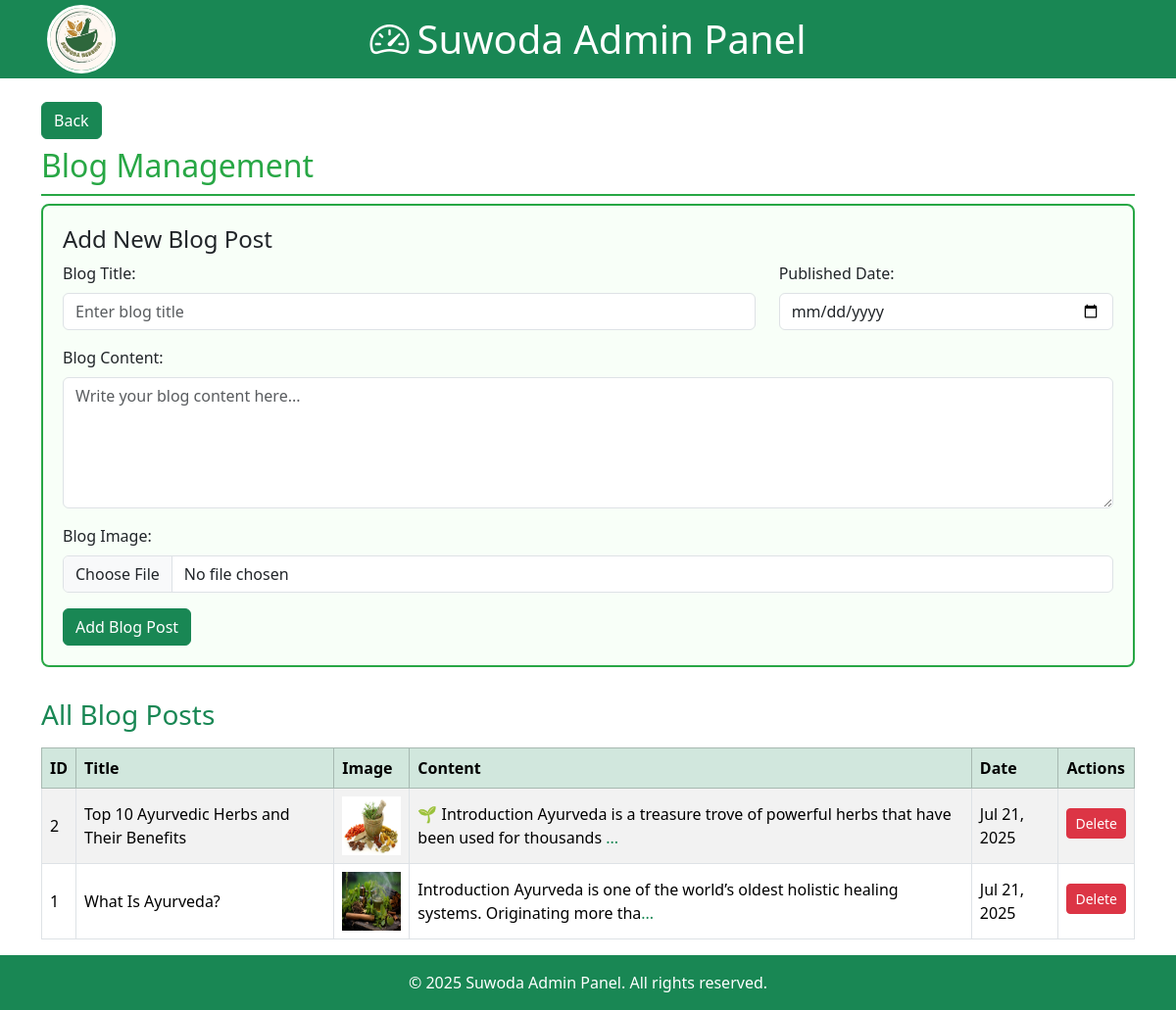
The page /admin/blog_manage.php on the database its author committed.
### tables this page shows
CREATE TABLE `blog` (
  `blog_id` int(11) NOT NULL,
  `title` varchar(255) NOT NULL,
  `image` varchar(255) DEFAULT NULL,
  `content` text NOT NULL,
  `published_date` datetime DEFAULT current_timestamp()
);

### admin/blog_manage.php (the view, shortened to what this page needs)
<?php
include '../includes/dbconnect.php';
$blogs = $conn->query("SELECT * FROM blog ORDER BY published_date DESC");
?>
<!DOCTYPE html>
<html>
<head>
    <link rel="stylesheet" href="https://cdn.jsdelivr.net/npm/bootstrap@5.3.7/dist/css/bootstrap.min.css">
</head>
<body>
    <?php include './admin_header.php'; ?>
<div class="container">
    <div class="main-container">
        <a href="dashbord.php" class="btn btn-success mb-2">Back</a>
        <h2 class="blog-title">Blog Management</h2>
        <div class="add-form">
            <h4>Add New Blog Post</h4>
            <form method="post" enctype="multipart/form-data">
                <div class="row">
                    <div class="col-md-8 mb-3">
                        <label class="form-label">Blog Title:</label>
                        <input type="text" name="title" class="form-control" placeholder="Enter blog title" required>
                    </div>
                    <div class="col-md-4 mb-3">
                        <label class="form-label">Published Date:</label>
                        <input type="date" name="date" class="form-control" required>
                    </div>
                </div>
                <div class="mb-3">
                    <label class="form-label">Blog Content:</label>
                    <textarea name="content" class="form-control" rows="5" placeholder="Write your blog content here..." required></textarea>
                </div>
                <div class="mb-3">
                    <label class="form-label">Blog Image:</label>
                    <input type="file" name="image" class="form-control" accept="image/*">
                </div>
                <button type="submit" name="add_blog" class="btn btn-success">Add Blog Post</button>
            </form>
        </div>
        <h3 class="mb-3 text-success">All Blog Posts</h3>
        <div class="table-responsive">
            <table class="table table-striped table-bordered align-middle">
                <thead class="table-success">
                    <tr>
                        <th>ID</th>
                        <th>Title</th>
                        <th>Image</th>
                        <th>Content</th>
                        <th>Date</th>
                        <th>Actions</th>
                    </tr>
                </thead>
                <tbody>
                    <?php if($blogs->num_rows > 0): ?>
                        <?php while($blog = $blogs->fetch_assoc()): ?>
                        <tr>
                            <td><?php echo $blog['blog_id']; ?></td>
                            <td><?php echo htmlspecialchars($blog['title']); ?>
                            <td>
                                <?php if(!empty($blog['image'])): ?>
                                    <?php
                                    $image_src = '';
                                    if(strpos($blog['image'], '../assets/images/uploads') === 0) {
                                        $image_src = $blog['image'];
                                    } else {
                                        $image_src = '../uploads/blogs/' . $blog['image'];
                                    }
                                    ?>
                                    <img src="<?php echo $image_src; ?>"
                                        class="blog-image"
                                         alt="Blog Image"
                                         onerror="this.style.display='none'; this.nextElementSibling.style.display='flex';">
                                <?php else: ?>
                                    <div class="no-image">No Image</div>
                                <?php endif; ?>
                            </td>
                            <td>
                                <?php
                                $short_content = substr($blog['content'], 0, 100);
                                echo $short_content;
                                if(strlen($blog['content']) > 100) echo "<span class='text-success'>...</span>";
                                ?>
                            </td>
                            <td><span><?php echo date('M d, Y', strtotime($blog['published_date'])); ?></span></td>
                            <td>
                                <a href="?delete=<?php echo $blog['blog_id']; ?>"
                                   class="btn btn-sm btn-danger mb-1"
                                   onclick="return confirm('Are you sure you want to delete this blog?')">
                                   Delete
                                </a>
                            </td>
                        </tr>
                        <?php endwhile; ?>
                    <?php else: ?>
                        <tr>
                            <td colspan="6" class="text-center text-muted">No blog posts found</td>
                        </tr>
                    <?php endif; ?>
                </tbody>
            </table>
        </div>
    </div>
</div>
    <?php include './admin_footer.php'; ?>
</body>
</html>

### admin/blog_manage.php (style rules this page uses)
.blog-title { color: #28a745; border-bottom: 2px solid #28a745; padding-bottom: 10px; }
.add-form { border: 2px solid #28a745; padding: 1.25rem; margin-bottom: 2rem; border-radius: .5rem; background: #f8fff8; }
.blog-image { width: 60px; height: 60px; }
.table-success { background-color: #e9fbe7; }
.text-success { color: #28a745 !important; }

### rows shown on the page
blog: blog_id "2", title "Top 10 Ayurvedic Herbs and Their Benefits", image (picture), content "🌱 Introduction Ayurveda is a treasure trove of powerful herbs that have been used for thousands", published_date "Jul 21, 2025"
blog: blog_id "1", title "What Is Ayurveda?", image (picture), content "Introduction Ayurveda is one of the world’s oldest holistic healing systems. Originating more tha", published_date "Jul 21, 2025"
